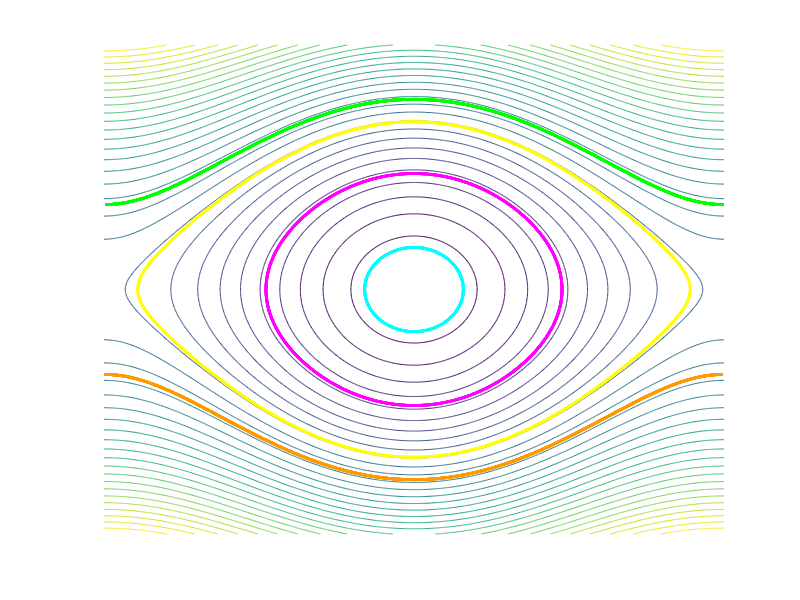

Recreate this plot in MATLAB.
% --- 1. The Hamiltonian of a pendulum: H = p^2 / (2 m l^2) - m g l cos(q) ---
m = 1; l = 1; g = 9.81;
H = @(q, p) p.^2 / (2 * m * l^2) - m * g * l * cos(q);

% Hamilton's equations: dq/dt = dH/dp,  dp/dt = -dH/dq
ham = @(t, s) [s(2) / (m * l^2); -m * g * l * sin(s(1))];

% --- 2. Phase-space landscape: every point (q, p) is a complete state of the system ---
q = linspace(-pi, pi, 600);                        % q is an angle, so phase space is a cylinder: show one turn
p = linspace(-9, 9, 400);
[Q, P] = meshgrid(q, p);

figure('Color', 'k'); hold on;
contour(Q, P, H(Q, P), 30, 'LineWidth', 0.6);
contour(Q, P, H(Q, P), [m * g * l, m * g * l], 'w', 'LineWidth', 1.5);   % the separatrix

% --- 3. Integrate a few trajectories: they stay on level sets of H ---
starts = [0.5 0; 1.5 0; 2.8 0; 0 7; 0 -7];         % rows are [q0, p0]
colors = {'c', 'm', 'y', 'g', [1 0.6 0]};
opts = odeset('RelTol', 1e-11, 'AbsTol', 1e-12);
worst = 0;
for i = 1:size(starts, 1)
    [~, S] = ode45(ham, linspace(0, 12, 3000), starts(i, :)', opts);
    Hs = H(S(:, 1), S(:, 2));
    worst = max(worst, max(abs(Hs - Hs(1))));
    qw = mod(S(:, 1) + pi, 2 * pi) - pi;               % wrap the angle into [-pi, pi)
    qw(find(abs(diff(qw)) > pi) + 1) = NaN;            % break the line at the wrap
    plot(qw, S(:, 2), 'Color', colors{i}, 'LineWidth', 2);
end
fprintf('largest energy drift along any trajectory: %.3e\n', worst);

set(gca, 'Color', 'k', 'XColor', 'w', 'YColor', 'w');
xlim([-pi pi]);
xlabel('position q (angle, wraps at +/- pi)', 'Color', 'w');
ylabel('momentum p', 'Color', 'w');
title('Hamiltonian phase space of a pendulum (white = separatrix)', 'Color', 'w');
